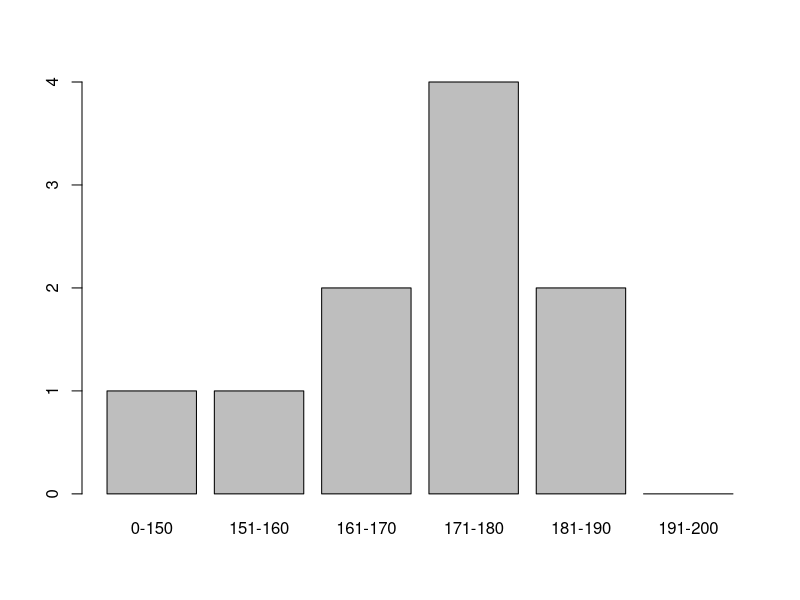
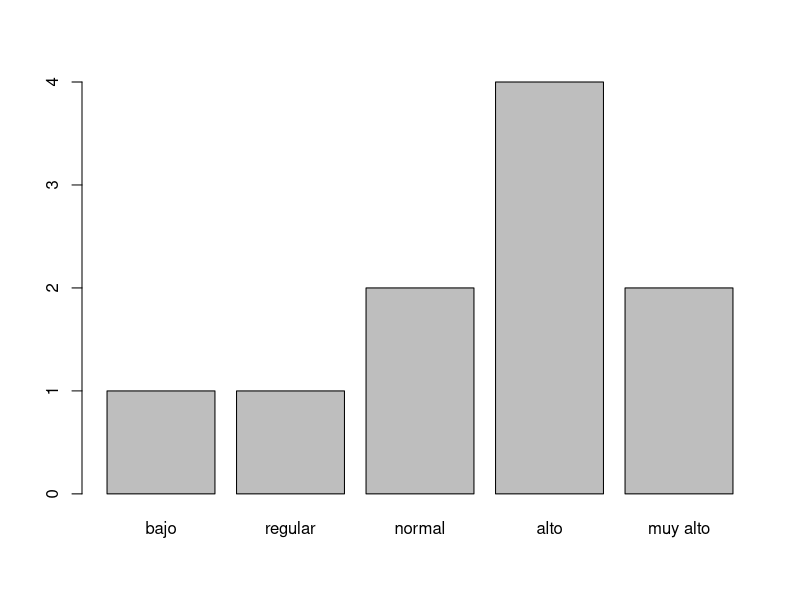

Recreate these plots in R, in order.
# ejemplo de discretizacion

install.packages("dplyr")
library("dplyr")

install.packages("readxl")
library("readxl")

install.packages("rstatix")
library("rstatix")

install.packages("ggpubr")
library("ggpubr")

id <- 1:10
estatura <- c(150,160,165,170,175,180,185,190,172,171)


# crear una base de datos
bd1 <- data.frame(id,estatura)
bd1

summary(bd1$estatura)

summary(bd1)

#creamos un campo para la discre
bd1['discre'] <- cut(bd1$estatura, breaks = c(0,150,160,170,180,190,200),
                     labels = c('0-150','151-160','161-170','171-180','181-190','191-200'))

head(bd1)

#visualizamos
plot(bd1$discre)

#creamos un campo para la discre categorizada
bd1$discreCat <- cut(bd1$estatura,
                        breaks = c(0, 150, 160, 170, 180, 190),
                        labels = c("bajo","regular","normal","alto","muy alto"),
                        ordered = TRUE)



plot(bd1$discreCat)

# bajo, normal, alto
